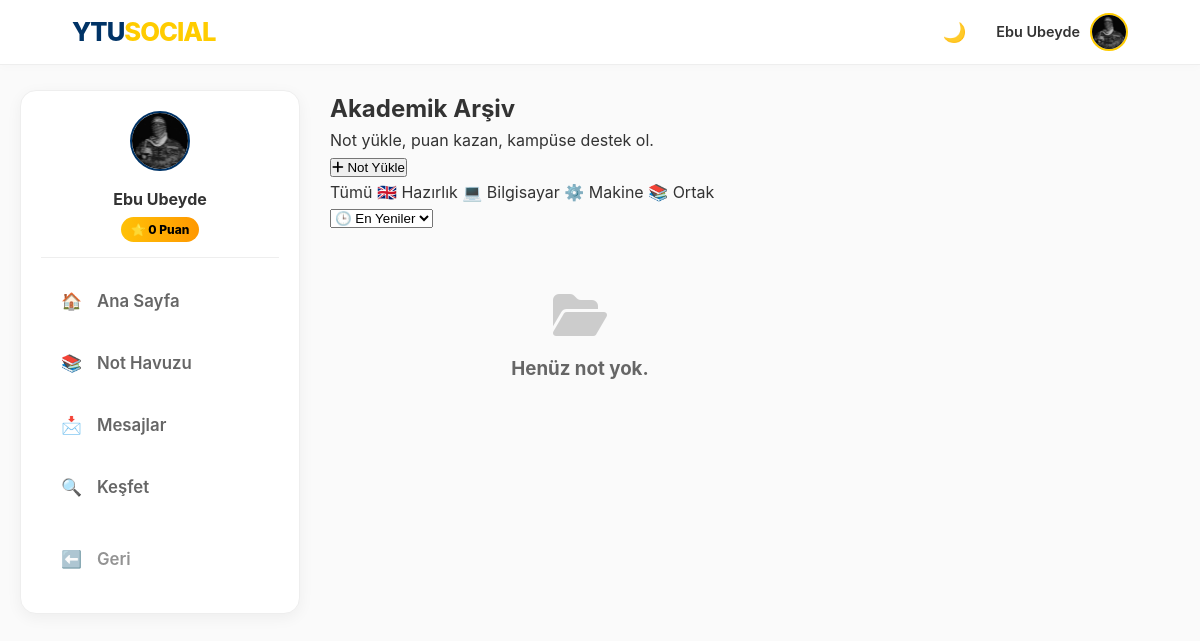
The app's page /notes (signed in) with its own data.
### app.py (models this page shows, shortened)
class User(UserMixin, db.Model):
    id = db.Column(db.Integer, primary_key=True)
    email = db.Column(db.String(120), unique=True, nullable=False)
    password = db.Column(db.String(200), nullable=False)
    username = db.Column(db.String(50), nullable=True)
    handle = db.Column(db.String(30), unique=True, nullable=True)
    stories = db.relationship('Story', backref='author', lazy=True)
    is_admin = db.Column(db.Boolean, default=False)
    department = db.Column(db.String(100), nullable=True)
    score = db.Column(db.Integer, default=0)
    bio = db.Column(db.String(200), nullable=True)
    profile_pic = db.Column(db.String(200), default='img/default_avatar.png')
    is_verified = db.Column(db.Boolean, default=False)
    otp_code = db.Column(db.String(6))
    ban_expiration = db.Column(db.DateTime, nullable=True)
    is_banned = db.Column(db.Boolean, default=False)
    posts = db.relationship('Post', backref='author', lazy=True)
    image_file = db.Column(db.String(20), nullable=True)
    comments = db.relationship('Comment', backref='author', lazy=True)
    messages_sent = db.relationship('Message', foreign_keys='Message.sender_id', backref='sender', lazy='dynamic')
    messages_received = db.relationship('Message', foreign_keys='Message.recipient_id', backref='recipient', lazy='dynamic')
    saved_posts = db.relationship('SavedPost', back_populates='user', lazy=True, cascade="all, delete-orphan")
    followed = db.relationship(
        'User', secondary=followers,
        primaryjoin=(followers.c.follower_id == id),
        secondaryjoin=(followers.c.followed_id == id),
        backref=db.backref('followers', lazy='dynamic'), lazy='dynamic'
    )

### app.py (the view)
@app.route('/notes')
@login_required
def notes_pool():
    dept_filter = request.args.get('dept')
    sort_by = request.args.get('sort', 'newest')
    query = Note.query
    if dept_filter:
        query = query.filter_by(department=dept_filter)
    if sort_by == 'popular':
        query = query.order_by(Note.downloads.desc())
    elif sort_by == 'rated':
        query = query.order_by(Note.rating_sum.desc())
    else:
        query = query.order_by(Note.date_posted.desc())
    notes = query.all()
    return render_template('notes.html', notes=notes, selected_dept=dept_filter, current_sort=sort_by)

### app.py (called while the page is built)
@login_manager.user_loader
def load_user(user_id):
    return User.query.get(int(user_id))

@app.before_request
def check_ban():
    if current_user.is_authenticated:
        if current_user.is_banned or (current_user.ban_expiration and current_user.ban_expiration > datetime.now()):
            if request.endpoint not in ['logout', 'static', 'login']:
                logout_user()
                flash("🚫 Hesabınız yasaklandı veya uzaklaştırıldı.", "danger")
                return redirect(url_for('login'))

def get_trending_hashtags():
    posts = Post.query.with_entities(Post.content).all()
    hashtags = {}
    for post in posts:
        if post.content:
            found_tags = re.findall(r"#(\w+)", post.content.lower())
            for tag in found_tags:
                hashtags[tag] = hashtags.get(tag, 0) + 1
    sorted_tags = sorted(hashtags.items(), key=lambda x: x[1], reverse=True)
    return sorted_tags[:5]

@app.context_processor
def inject_global_data():
    trending = get_trending_hashtags()
    suggested = []
    if current_user.is_authenticated:
        followed_ids = [u.id for u in current_user.followed]
        followed_ids.append(current_user.id)
        suggested = User.query.filter(~User.id.in_(followed_ids)).order_by(db.func.random()).limit(5).all()
    return dict(trending_tags=trending, suggested_users=suggested)

@app.context_processor
def inject_notifications():
    if current_user.is_authenticated:
        notif_count = Notification.query.filter_by(user_id=current_user.id, is_read=False).count()
        msg_count = Message.query.filter_by(recipient_id=current_user.id, is_read=False).count()
        return dict(unread_count=notif_count, unread_msg_count=msg_count, online_users=list(ONLINE_USERS))
    return dict(unread_count=0, unread_msg_count=0, online_users=[])

@app.before_request
def start_timer():
    g.start = time.time()

@app.after_request
def log_response(response):
    if hasattr(g, 'start'):
        now = time.time()
        duration = round(now - g.start, 4)
        print(f"--- Sayfa Yükleme: {duration}s ---")
    return response

### templates/notes.html (shortened to what this page needs)
<!DOCTYPE html>
<html lang="tr">
<head>
    <link rel="stylesheet" href="/static/style.css">
    <link href="https://cdnjs.cloudflare.com/ajax/libs/font-awesome/6.4.0/css/all.min.css" rel="stylesheet">
</head>
<body>
    {% include 'navbar_partial.html' ignore missing %}
    <div class="main-layout">
        <aside class="left-sidebar sticky-sidebar">
            <div class="club-card">
                <div
                    style="text-align: center; margin-bottom: 15px; border-bottom: 1px solid var(--border-color); padding-bottom: 15px;">
                    <img src="/static/{{ current_user.profile_pic }}"
                        style="width: 60px; height: 60px; border-radius: 50%; border: 2px solid var(--ytu-lacivert);">
                    <h3 style="margin-top: 8px; font-size: 1rem;">{{ current_user.username }}</h3>
                    <div
                        style="background: linear-gradient(90deg, #ffc107, #ff9800); color: black; display: inline-block; padding: 3px 10px; border-radius: 15px; font-weight: 800; font-size: 0.75rem; margin-top: 5px;">
                        ⭐ {{ current_user.score }} Puan
                    </div>
                </div>
                <a href="/" class="sidebar-link"><span>🏠</span> Ana Sayfa</a>
                <a href="{{ url_for('notes_pool') }}" class="sidebar-link active"><span>📚</span> Not Havuzu</a>
                <a href="{{ url_for('messages_inbox') }}" class="sidebar-link"><span>📩</span> Mesajlar</a>
                <a href="{{ url_for('explore') }}" class="sidebar-link"><span>🔍</span> Keşfet</a>
                <a href="javascript:history.back()" class="sidebar-link"
                    style="margin-top: 15px; opacity: 0.7;"><span>⬅️</span> Geri</a>
            </div>
        </aside>
        <main>
            <div class="notes-header">
                <div class="header-content">
                    <h2>Akademik Arşiv</h2>
                    <p>Not yükle, puan kazan, kampüse destek ol.</p>
                </div>
                <button onclick="openModal()" class="btn-upload-hero">
                    <i class="fas fa-plus"></i> Not Yükle
                </button>
            </div>
            <div class="toolbar">
                <div class="filter-group">
                    <a href="/notes" class="filter-btn {% if not selected_dept %}active{% endif %}">Tümü</a>
                    <a href="/notes?dept=Hazırlık"
                        class="filter-btn {% if selected_dept=='Hazırlık' %}active{% endif %}">🇬🇧 Hazırlık</a>
                    <a href="/notes?dept=Bilgisayar"
                        class="filter-btn {% if selected_dept=='Bilgisayar' %}active{% endif %}">💻 Bilgisayar</a>
                    <a href="/notes?dept=Makine" class="filter-btn {% if selected_dept=='Makine' %}active{% endif %}">⚙️
                        Makine</a>
                    <a href="/notes?dept=Ortak Dersler"
                        class="filter-btn {% if selected_dept=='Ortak Dersler' %}active{% endif %}">📚 Ortak</a>
                </div>
                <select class="sort-select" onchange="location = this.value;">
                    <option value="{{ url_for('notes_pool', dept=selected_dept, sort='newest') }}" {% if
                        current_sort=='newest' %}selected{% endif %}>🕒 En Yeniler</option>
                </select>
            </div>
            <div class="notes-grid">
                {% for note in notes %}
                <div class="pro-card">
                    <div class="card-header">
                        {% if note.file_type in ['jpg', 'jpeg', 'png'] %}
                        <img src="/static/note_files/{{ note.file_path }}" class="card-img"
                            onclick="openPreview('/static/note_files/{{ note.file_path }}', 'image')">
                        {% else %}
                        <div class="card-icon-placeholder">
                            {% if note.file_type == 'pdf' %}<i class="fas fa-file-pdf" style="color: #e74c3c;"></i>
                            {% elif note.file_type == 'zip' %}<i class="fas fa-file-archive"
                                style="color: #f1c40f;"></i>
                            {% else %}<i class="fas fa-file-alt"></i>{% endif %}
                        </div>
                        {% endif %}
                        <div class="badge-type">{% if note.file_type == 'pdf' %}P{% elif note.file_type == 'zip' %}Z{%
                            else %}I{% endif %}</div>
                        <div class="badge-file-size">{{ note.file_size }}</div>
                    </div>
                    <div class="card-body">
                        <div class="card-badges">
                            <span class="dept-tag">{{ note.course_code }}</span>
                            <span class="dept-tag"
                                style="background: rgba(128,128,128,0.1); color: var(--text-muted);">{{ note.department
                                }}</span>
                        </div>
                        <h4 class="card-title" title="{{ note.title }}">{{ note.title }}</h4>
                        <p class="card-desc">{{ note.description or "Açıklama yok." }}</p>
                        <div style="display: flex; justify-content: space-between; align-items: center;">
                            <div class="rating-stars" onclick="rateNote('{{ note.id }}', 5)">
                                {% for i in range(1, 6) %}<i
                                    class="fas fa-star {% if i <= note.average_rating %}star-filled{% else %}star-empty{% endif %}"></i>{%
                                endfor %}
                                <span style="color: var(--text-muted); margin-left: 3px;">({{ note.rating_count
                                    }})</span>
                            </div>
                            <i class="fas fa-flag"
                                style="color: var(--text-muted); cursor: pointer; opacity: 0.5; font-size: 0.8rem;"
                                onclick="reportNote('{{ note.id }}')"></i>
                        </div>
                        <div class="card-footer">
                            <div class="uploader-info">
                                <img src="/static/{{ note.author.profile_pic }}">
                                <span>{{ note.author.username }}</span>
                            </div>
                            <div class="action-buttons">
                                {% if note.file_type in ['jpg', 'jpeg', 'png'] %}
                                <button class="btn-icon btn-preview"
                                    onclick="openPreview('/static/note_files/{{ note.file_path }}', 'image')"><i
                                        class="fas fa-eye"></i></button>
                                {% endif %}
                                <a href="{{ url_for('download_note', note_id=note.id) }}" class="btn-icon btn-dl"
                                    target="_blank"><i class="fas fa-download"></i> {{ note.downloads }}</a>
                            </div>
                        </div>
                    </div>
                </div>
                {% else %}
                <div style="grid-column: 1 / -1; text-align: center; padding: 60px; color: var(--text-muted);">
                    <i class="fas fa-folder-open" style="font-size: 3rem; margin-bottom: 15px; opacity: 0.3;"></i>
                    <h3>Henüz not yok.</h3>
                </div>
                {% endfor %}
            </div>
        </main>
        <aside class="right-sidebar"></aside>
    </div>
</body>
</html>

### templates/navbar_partial.html (shortened to what this page needs)
<nav class="navbar">
    <a href="/" class="nav-logo">YTU<span>SOCIAL</span></a>
    <div class="nav-items" id="mobile-menu">
        <button type="button" onclick="toggleDarkMode()" id="theme-btn" title="Temayı Değiştir" style="background:none; border:none; cursor:pointer; font-size:1.2rem;">
            🌙
        </button>
        <div class="profile-menu" onclick="toggleProfileDropdown()">
            {% if current_user.is_authenticated %}
                <span style="font-weight: 600; font-size: 0.9rem;">{{ current_user.username }}</span>
                <img src="/static/{{ current_user.profile_pic }}" class="nav-avatar" alt="Profil">
            {% else %}
                <span style="font-weight: 600;">Misafir</span>
                <img src="/static/img/default_avatar.png" class="nav-avatar" alt="Misafir">
            {% endif %}
        </div>
    </div>
</nav>

### static/style.css (style rules this page uses)
:root { --ytu-lacivert: #003366; --ytu-sari: #ffcc00; --hata-kirmizi: #dc3545; --bg-light: #fafafa; --white: #ffffff; --shadow: 0 8px 25px rgba(0, 0, 0, 0.08); --bg-color: #fafafa; --card-bg: #ffffff; --text-color: #333; --text-muted: #666; --border-color: #eee; --input-bg: #fff; --link-hover: #f5f5f5; }
* { box-sizing: border-box; margin: 0; padding: 0; }
body { font-family: 'Inter', 'Segoe UI', Tahoma, sans-serif; background-color: var(--bg-color); color: var(--text-color); line-height: 1.6; transition: background-color 0.3s, color 0.3s; }
a { text-decoration: none; color: inherit; }
.navbar { position: fixed; top: 0; left: 0; right: 0; height: 65px; background: var(--card-bg); border-bottom: 1px solid var(--border-color); display: flex; justify-content: space-between; align-items: center; padding: 0 6%; z-index: 1000; box-shadow: 0 2px 10px rgba(0, 0, 0, 0.02); transition: background-color 0.3s; }
.nav-items { display: flex; align-items: center; gap: 20px; }
.nav-logo { font-size: 1.6rem; font-weight: 800; color: var(--ytu-lacivert); letter-spacing: -1px; }
.nav-logo span { color: var(--ytu-sari); }
.profile-menu { position: relative; display: flex; align-items: center; cursor: pointer; padding: 10px 0 10px 10px; }
.nav-avatar { width: 38px; height: 38px; border-radius: 50%; object-fit: cover; margin-left: 10px; border: 2px solid var(--ytu-sari); }
.main-layout { display: grid; grid-template-columns: 280px 1fr 320px; gap: 30px; max-width: 1250px; margin: 90px auto 30px; padding: 0 20px; }
.sticky-sidebar { position: sticky; top: 90px; height: fit-content; }
.sidebar-link { display: flex; align-items: center; gap: 15px; padding: 15px 20px; font-size: 1.05rem; font-weight: 600; color: var(--text-muted); border-radius: 12px; transition: 0.3s; margin-bottom: 5px; }
.club-card { background: var(--card-bg); border-radius: 16px; padding: 20px; box-shadow: 0 4px 15px rgba(0, 0, 0, 0.05); border: 1px solid var(--border-color); transition: all 0.3s cubic-bezier(0.4, 0, 0.2, 1); }
.notes-grid { display: grid; grid-template-columns: repeat(auto-fill, minmax(300px, 1fr)); gap: 20px; }

### records on screen
User: username "Ebu Ubeyde", profile_pic (picture), score "0"
